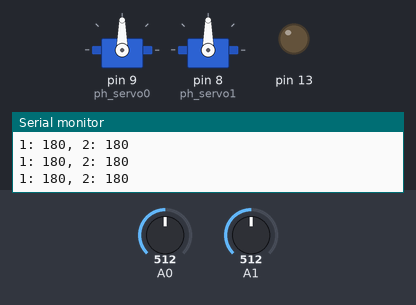
This sketch was run on a simulated Arduino Uno, built with avr-gcc and run on an emulated ATmega328P. Parts: 2 × servo, output pins drawn as LEDs (lit = HIGH), the last lines printed to the serial monitor. The test bench sets the inputs (shaded band); at power-on: A0 = 512, A1 = 512.

Above: at 1.2 s.
1.3 s: A0 set to 716
At 1.5 s:
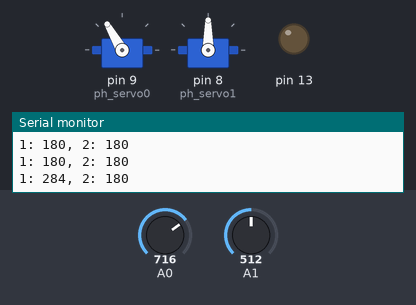
3.1 s: A1 set to 716
At 3.31 s:
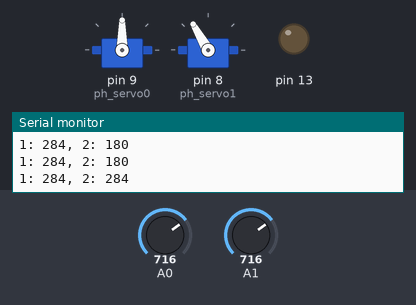
4.9 s: A0 set to 511
At 5.12 s:
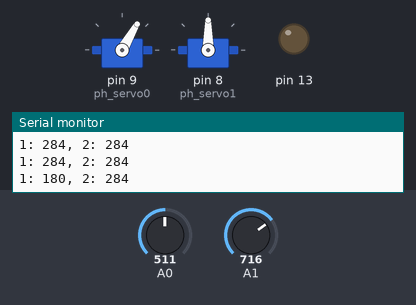
6.7 s: A1 set to 306
At 6.93 s:
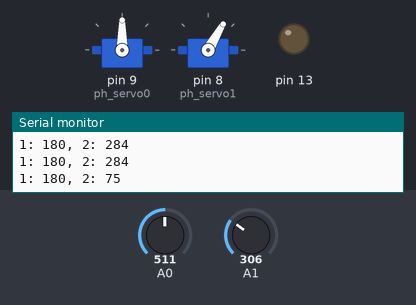
Timing chart, 0 to 9.5 s (numbered marks = the images above; inputs shaded):
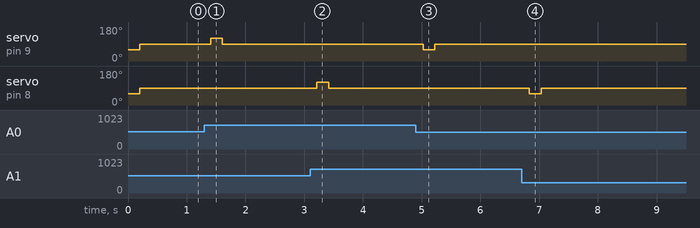

The sketch:

servoTest.ino.ino
```cpp
#include <Servo.h>

#define SERV_CCW(SC) (90 + ((SC) / 3))
#define SERV_CW(SC) (90 - ((SC) / 3))
#define SERV_STILL 90

#define ANGLE_THRESH 5
#define CW_TEST 60
#define CCW_TEST 120
#define SERVO_DELAY 200

Servo ph_servo0;
Servo ph_servo1;

float x, x2;
int angle, angle2;
int prev_angle = 1000;  // some random high value
int prev_angle2 = 1000;
int servo_set;

int servo_val(float analog_val);
void servo_pos(int angle, int prev_angle);

void setup()
{
  pinMode(13, OUTPUT);
  pinMode(A0, INPUT);
  pinMode(A1, INPUT);
  ph_servo0.attach(9);
  ph_servo1.attach(8);
  Serial.begin(9600);
}

void loop()
{
  //ph_servo0.write(130);

  x = analogRead(A0);
  x2 = analogRead(A1);
  angle = servo_val(x);
  angle2 = servo_val(x2);

  // if (prev_angle != 1000) {
  Serial.print("1: ");
  Serial.print(angle);
  Serial.print(", 2: ");
  Serial.println(angle2);

  //   servo_pos(angle, prev_angle);

  //   ph_servo0.write(servo_set);
  // }

  if (angle > prev_angle + 5) {
    ph_servo0.write(CCW_TEST);
  } else if (angle < prev_angle - 5) {
    ph_servo0.write(CW_TEST);
  } else {
    ph_servo0.write(SERV_STILL);
  }

  if (angle2 > prev_angle2 + 5) {
    ph_servo1.write(CCW_TEST);
  } else if (angle2 < prev_angle2 - 5) {
    ph_servo1.write(CW_TEST);
  } else {
    ph_servo1.write(SERV_STILL);
  }

  prev_angle = angle;
  prev_angle2 = angle2;
  delay(SERVO_DELAY);
  // delay(100); // to include a buffer between two different readings

}

int servo_val(float analog_val) {
  // calculates the angle from one of the methods discussed in #general
  float c_analogVal = ((analog_val - 159) / 352);
  int angle = (c_analogVal * 180);
  return angle;
}

void servo_pos(int angle, int prev_angle) {
  // anti-clockwise = down == angle < prev_angle

  if (angle > prev_angle) {
    ph_servo0.write(120);
  } else if (angle < prev_angle) {
    ph_servo0.write(60);
  } else {
    ph_servo0.write(SERV_STILL);
  }

}
```

Measured:
- after the input at 1.3 s, servo on pin 9 (ph_servo0): 90° → 120° after 0.11 s, → 90° 0.20 s later
- after the input at 3.1 s, servo on pin 8 (ph_servo1): 90° → 120° after 0.12 s, → 90° 0.20 s later
- after the input at 4.9 s, servo on pin 9 (ph_servo0): 90° → 60° after 0.12 s, → 90° 0.20 s later
- after the input at 6.7 s, servo on pin 8 (ph_servo1): 90° → 60° after 0.13 s, → 90° 0.20 s later
